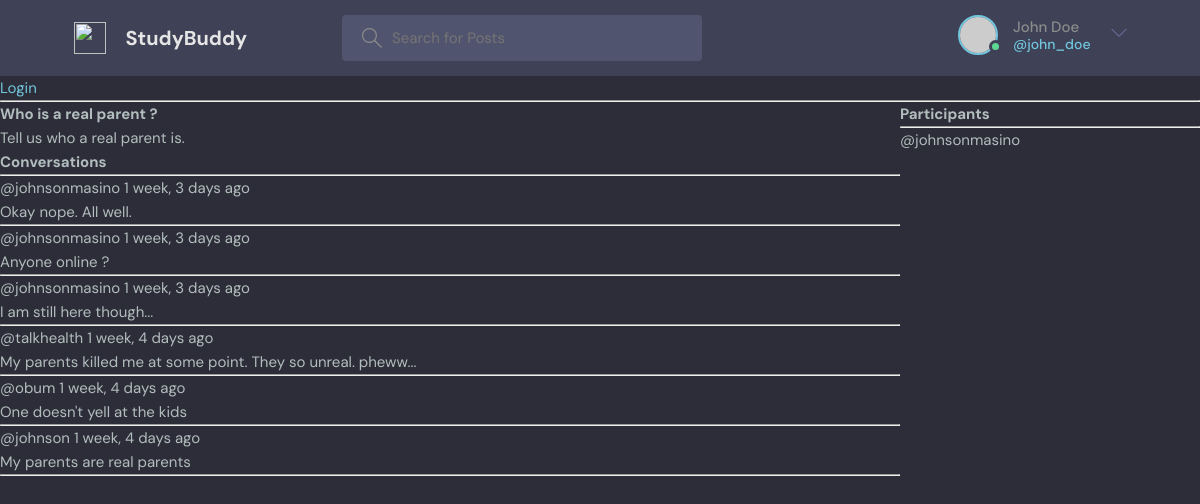
/service/24/, run on an earlier commit of the app's database.
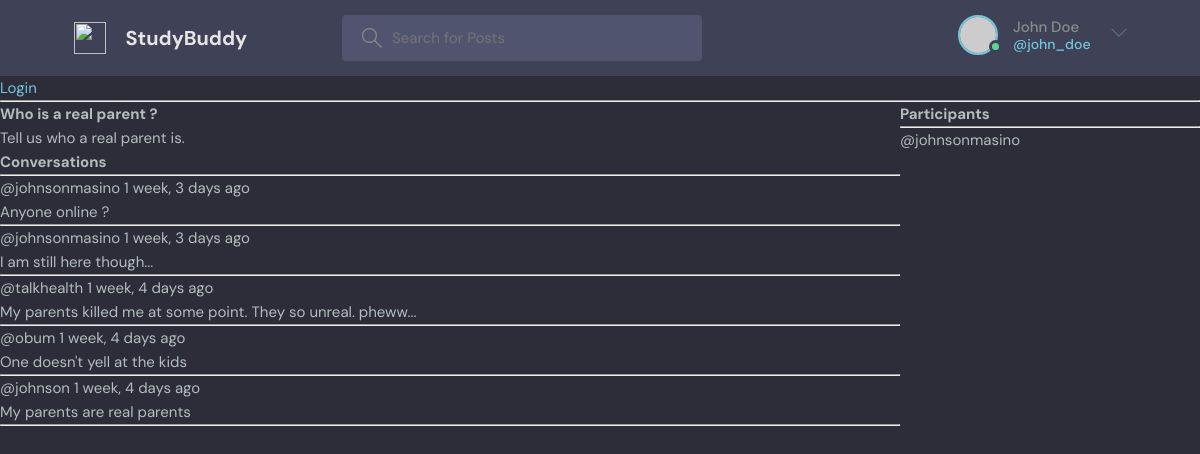
And on a later commit of the database.
### NinazHairline/models.py (models this page shows, shortened)
class Message(models.Model):
    user = models.ForeignKey(User, on_delete=models.CASCADE)
    service = models.ForeignKey(Service, on_delete=models.CASCADE)
    body = models.TextField()
    updated = models.DateTimeField(auto_now=True)
    created = models.DateTimeField(auto_now_add=True)
    class Meta:
        ordering = ['-updated', '-created']

### NinazHairline/views.py (the view, shortened to what this page needs)
# urls.py: path('service/<str:pk>/', views.service, name='service'),
def service(request, pk):
    service = Service.objects.get(id=pk)
    service_messages = service.message_set.all().order_by('-created')
    participants = service.participants.all()
    context = {'service': service, 'service_messages': service_messages,
               'participants': participants}
    return render(request, 'NinazHairline/service.html', context)

### NinazHairline/Templates/NinazHairline/service.html (shortened to what this page needs)
{%  extends 'NinazHairline/main.html' %}
{%  block content %}
<div class="service-container">
    <div>
        <h1>{{service.name}}</h1>
        <p>{{service.description}}</p>
        <div class="comment-wrapper">
            <h3>Conversations</h3>
            <hr>
            {% for message in service_messages %}
            <div>
                <small>@{{message.user}}  {{message.created|timesince}} ago</small>
                <p>{{message.body}}</p>
                <hr>
            </div>
            {% endfor %}
        </div>
    </div>
    <div>
        <h3>Participants</h3>
        <hr>
        {% for user in participants %}
            <div>
                <p>@{{user.username}}</p>
            </div>
        {% endfor %}
    </div>
</div>
{% endblock  %}

What changed in the data, as far as the page shows it:
removed Message: user "johnsonmasino", created "1 week, 3 days", body "Okay nope. All well."
